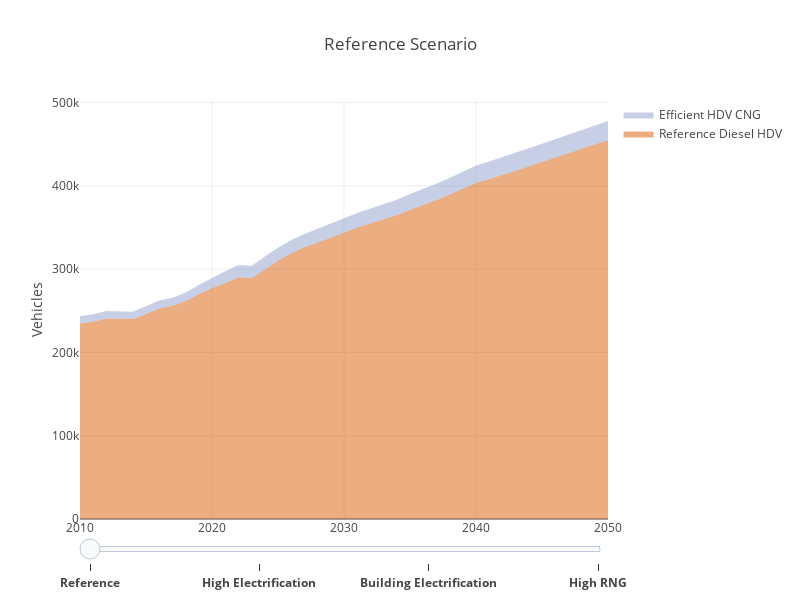

Here is the notebook cell this chart was saved with:
### Code cell
layout = {'title' : 'Reference Scenario',
          'hovermode' : 'closest',
          'width' : 800,
          'height' : 600,
          'xaxis' : {'title' : ''},
          'yaxis' : {'title' : 'Vehicles'},
          'sliders' : updatemenus}

#data = Data(traces_vehicles)

fig = Figure(data = data, layout = layout)

pyo.iplot(fig)


## toggle by scenario
## toggle by truck types
